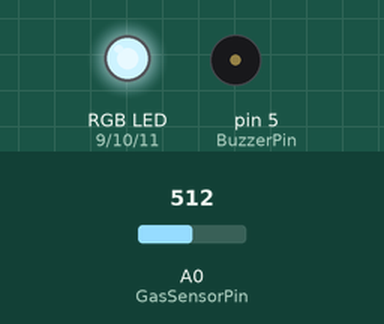
The sketch below on a simulated Arduino Uno, built with avr-gcc and run on an emulated ATmega328P. On the bench: an RGB LED mixed from three pins (HIGH = lit), buzzer (waves = sounding). Inputs (shaded band) come from the test bench; at power-on: A0 (GasSensorPin) = 512.

Above: at 1.2 s.
1.3 s: A0 (GasSensorPin) set to 743
4.3 s: A0 (GasSensorPin) set to 761
At 5.5 s:
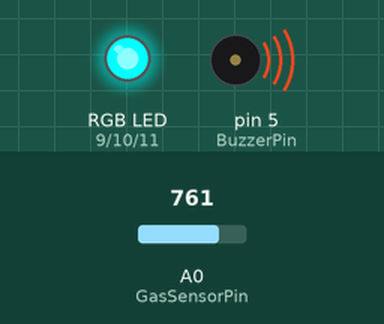
5.8 s: A0 (GasSensorPin) set to 390
At 5.97 s:
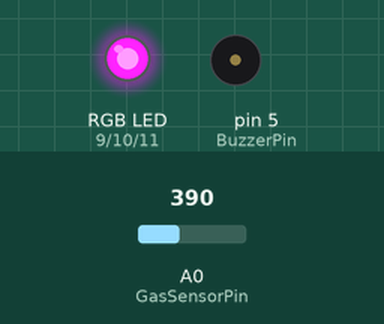
8.8 s: A0 (GasSensorPin) set to 158
11.8 s: A0 (GasSensorPin) set to 133
At 12.03 s:
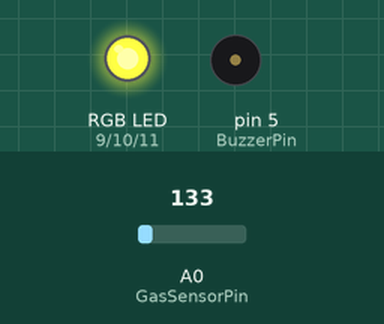
Timing chart, 0 to 49.2 s (numbered marks = the images above; inputs shaded):
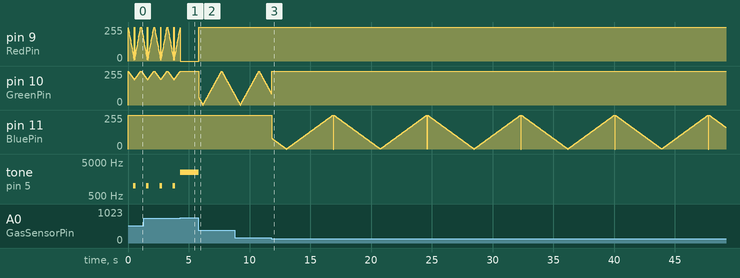

Measured:
- the behaviour switches between 749 and 750 on A0 (GasSensorPin) (found by bisection; images 0 and 1)
- the behaviour switches between 150 and 149 on A0 (GasSensorPin) (found by bisection; images 2 and 3)
- after the input at 4.3 s, pin 10 (GreenPin): goes on until 4.3 s, then stays 255/255
- after the input at 5.8 s, pin 9 (RedPin): 0/255 → 255/255 at once; tone on pin 5 (BuzzerPin): 2500 Hz → silent at once
- after the input at 11.8 s, pin 11 (BluePin): 255/255 → 80/255 at once, then moves between 0/255 and 254/255, repeating every 7.7 s
- by itself, pin 9 (RedPin): moves between 10/255 and 255/255, repeating every 1.1 s
- by itself, tone on pin 5 (BuzzerPin): alternates 1000 Hz for 0.21 s and silent for 0.87 s

The sketch:

10_GasSystemAnode.ino
```cpp
/*
 * Author: Iwan
 * Project: 10 Gas System Anode
 * Learning Objective: Implement Dynamic Speed Breathing using Inverse
 * PWM Logic for Common Anode RGB LEDs.
 */

#define GasSensorPin A0
#define RedPin 9
#define GreenPin 10
#define BluePin 11
#define BuzzerPin 5

#define LowThreshold 150
#define WarningThreshold 400
#define DangerThreshold 750

int GasValue = 0;
int Brightness = 0;
int FadeAmount = 5;

void setup() {
  pinMode(RedPin, OUTPUT);
  pinMode(GreenPin, OUTPUT);
  pinMode(BluePin, OUTPUT);
  pinMode(BuzzerPin, OUTPUT);
}

void loop() {
  GasValue = analogRead(GasSensorPin);

  // Update brightness step
  Brightness = Brightness + FadeAmount;
  if (Brightness <= 0 || Brightness >= 255) {
    FadeAmount = -FadeAmount;
  }

  /* * INVERSE LOGIC CALCULATION:
   * Since Anode is at 5V, 255 (HIGH) stops current = LED OFF.
   * 0 (LOW) allows full current = LED FULL ON.
   */
  int InvBright = 255 - Brightness; // Maps 0-255 to 255-0
  int FullOff = 255;                // Value to ensure channel is OFF
  int FullOn = 0;                   // Value to ensure channel is MAX ON

  // STATE 4: DANGER (Static Red)
  if (GasValue >= DangerThreshold) {
    analogWrite(RedPin, FullOn);    // Max brightness (Red)
    analogWrite(GreenPin, FullOff); // Channel OFF
    analogWrite(BluePin, FullOff);  // Channel OFF
    tone(BuzzerPin, 2500);          // High-pitch alarm
  }
  // STATE 3: WARNING (Fast Orange Breathing)
  else if (GasValue >= WarningThreshold) {
    FadeAmount = (FadeAmount > 0) ? 15 : -15; // Set fast speed
    analogWrite(RedPin, InvBright);           // Pulse Red
    analogWrite(GreenPin, 255 - (Brightness / 4)); // Pulse Green dimmer
    analogWrite(BluePin, FullOff);
    if(Brightness > 200) tone(BuzzerPin, 1000);
    else noTone(BuzzerPin);
  }
  // STATE 2: SAFE (Moderate Green Breathing)
  else if (GasValue >= LowThreshold) {
    FadeAmount = (FadeAmount > 0) ? 5 : -5; // Set normal speed
    analogWrite(RedPin, FullOff);
    analogWrite(GreenPin, InvBright);       // Pulse Green
    analogWrite(BluePin, FullOff);
    noTone(BuzzerPin);
  }
  // STATE 1: STANDBY (Slow Blue Breathing)
  else {
    FadeAmount = (FadeAmount > 0) ? 2 : -2; // Set slow speed
    analogWrite(RedPin, FullOff);
    analogWrite(GreenPin, FullOff);
    analogWrite(BluePin, InvBright);       // Pulse Blue
    noTone(BuzzerPin);
  }

  delay(30);
}
```
